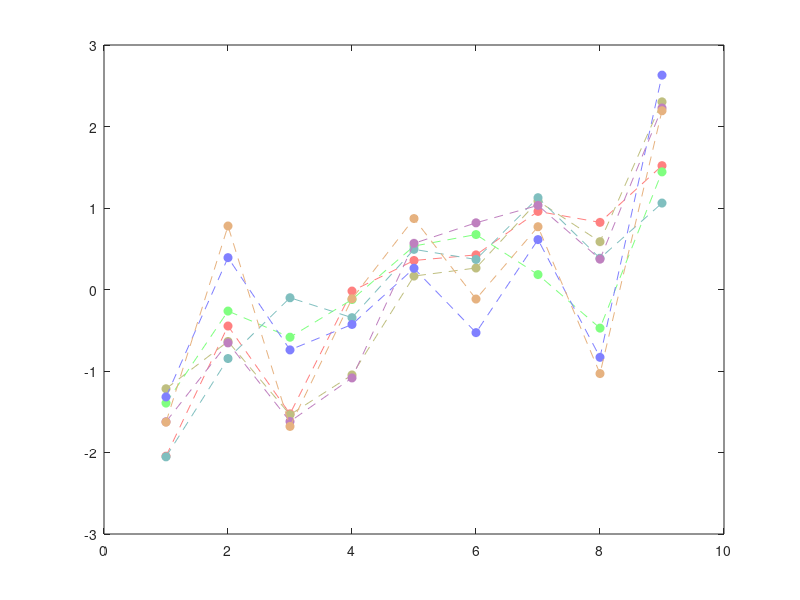

Reproduce this figure in MATLAB. (Note: this script raises an error after producing the figure.)
load('va.mat');
load('vb.mat');
load('vc.mat');
load('vd.mat');
load('ve.mat');
load('vf.mat');
load('vg.mat');

%vave = zeros(9,4);
%vave = (va(:,3,:) + vb(:,3,:) + vc(:,3,:) + vd(:,3,:) + ve(:,3,:) + vf(:,3,:) + vg(:,3,:)) / 7;

sn = [1 2 3 4 5 6 7 8 9];

for i = 1:4
    figure;
    % individual
    plot(sn, va(:,3,i), '--o','Color',[1 0.5 0.5],'MarkerFaceColor','auto'); % 95%信頼区間
    hold on;
    plot(sn, vb(:,3,i), '--o','Color',[0.75 0.75 0.5],'MarkerFaceColor','auto');
    hold on;
    plot(sn, vc(:,3,i), '--o','Color',[0.5 1 0.5],'MarkerFaceColor','auto');
    hold on;
    plot(sn, vd(:,3,i), '--o','Color',[0.5 0.75 0.75],'MarkerFaceColor','auto');
    hold on;
    plot(sn, ve(:,3,i), '--o','Color',[0.5 0.5 1],'MarkerFaceColor','auto');
    hold on;
    plot(sn, vf(:,3,i), '--o','Color',[0.75 0.5 0.75],'MarkerFaceColor','auto');
    hold on;
    plot(sn, vg(:,3,i), '--o','Color',[0.9 0.7 0.5],'MarkerFaceColor','auto');
    hold on;

    % average
    errorbar(sn,vave(:,3,i), -vave(:,1,i), vave(:,2,i), '-o','LineWidth',2,'Color',[0.3 0.3 0.3],'MarkerFaceColor',[0.3 0.3 0.3]);
    hold on;

    xticklabels({'gray', 'red', 'orange', 'yellow', 'green', 'blue-green', 'cyan', 'blue', 'magenta'});
    xlabel('色度','FontSize',17)
    xlim([0 10])
    ylabel('選好尺度値','FontSize',17);
    ylim([-5.5 4])
    hold off;
end
